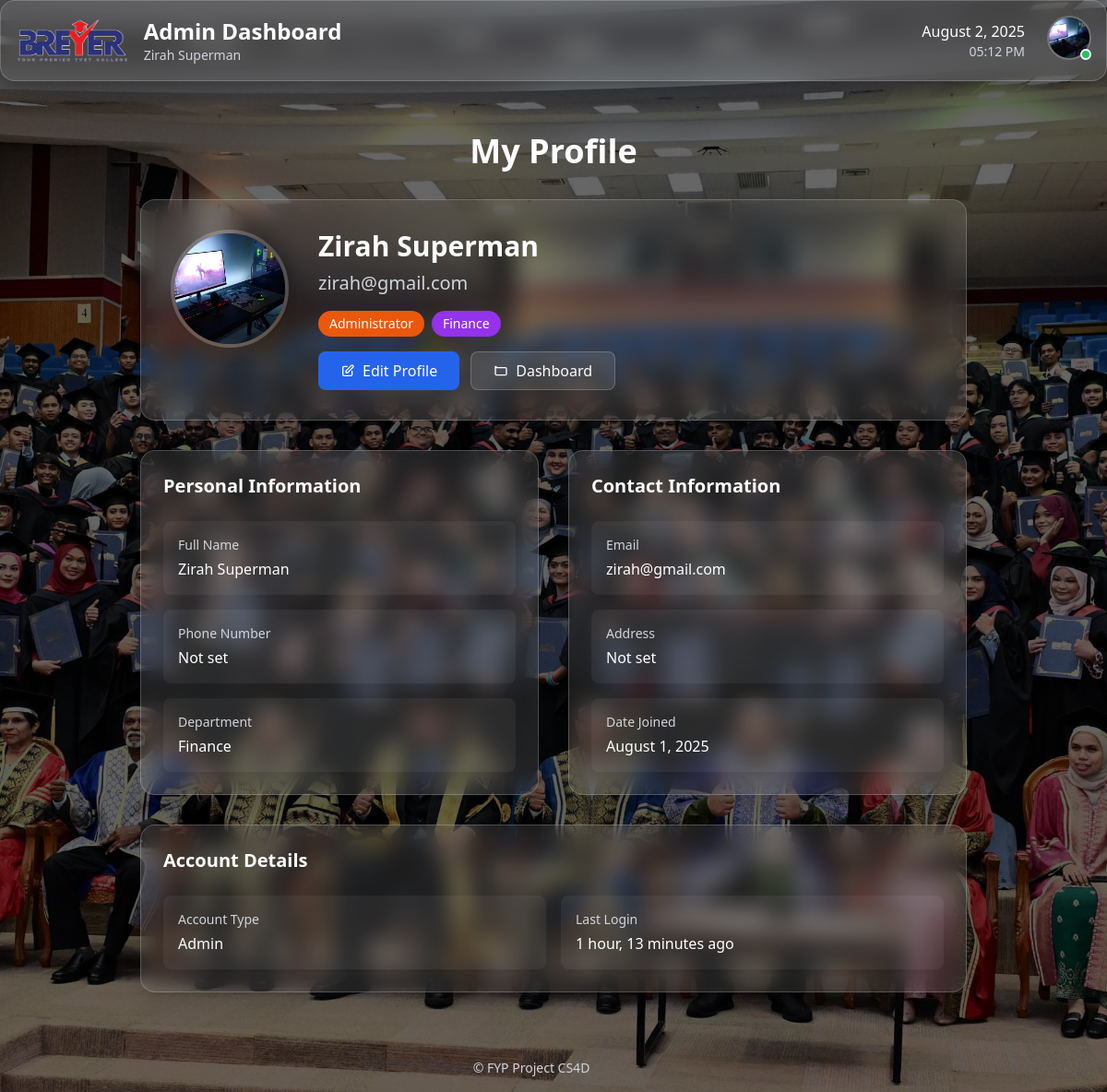
The page /dashboard/profile/ (signed in) on the database its author committed.
### accounts/models.py (models this page shows, shortened)
class CustomUser(AbstractBaseUser, PermissionsMixin):
    class Role(models.TextChoices):
        STUDENT = 'STUDENT', 'Student'
        LECTURER = 'LECTURER', 'Lecturer'
        ADMIN = 'ADMIN', 'Admin'
    email = models.EmailField(unique=True)
    identity_card_number = models.CharField(
        max_length=20, unique=True, verbose_name="IC/Identity Card No."
    )
    full_name = models.CharField(
        max_length=255, verbose_name="Full Name (as per IC)"
    )
    short_name = models.CharField(
        max_length=64, verbose_name="Short Name", blank=True,
        help_text="E.g. 'Ali', for display in tables/lists"
    )
    role = models.CharField(max_length=20, choices=Role.choices, default=Role.STUDENT)
    phone_number = models.CharField(max_length=20, blank=True, null=True)
    address = models.TextField(blank=True, null=True)
    department = models.ForeignKey(
        Department,
        null=True,
        blank=True,
        on_delete=models.SET_NULL,
        related_name='users'
    )
    profile_picture = models.ImageField(upload_to='profile_pics/', blank=True, null=True)
    is_staff = models.BooleanField(default=False)
    is_active = models.BooleanField(default=True)
    date_joined = models.DateTimeField(default=timezone.now, blank=True, null=True)
    USERNAME_FIELD = 'email'
    REQUIRED_FIELDS = ['identity_card_number', 'full_name', 'short_name']
    objects = CustomUserManager()
    def get_full_name(self):
        return self.full_name

### core/models.py (models this page shows)
class Department(models.Model):
    name = models.CharField(max_length=100, unique=True)
    def __str__(self):
        return self.name

### dashboard/views.py (the view)
# urls.py: path('profile/', profile_view, name='profile'),
@login_required
def profile_view(request):
    user = request.user
    context = {
        "profile_url_name": "dashboard:profile",
    }
    return render(request, "dashboard/profile.html", context)

### dashboard/templates/dashboard/profile.html
{% extends 'base.html' %}
{% block content %}
  {% include "partials/_topbar.html" %}
  <div class="max-w-7xl mx-auto px-2 md:px-4 py-6">
    {% if request.user.role == "ADMIN" %}
      {% include "dashboard/partials/admin_part/admin_profile_content.html" %}
    {% elif request.user.role == "LECTURER" %}
      {% include "dashboard/partials/lecutrer_part/lecturer_profile_content.html" %}
    {% elif request.user.role == "STUDENT" %}
      {% include "dashboard/partials/student_part/student_profile_content.html" %}
    {% endif %}
  </div>
{% endblock %}

### templates/partials/_topbar.html (shortened to what this page needs)
{% load static %}
{% block content %}
<div class="sticky top-0 z-[2147483647] bg-white/10 dark:bg-white/5 backdrop-blur-md rounded-2xl p-4 border border-white/20 dark:border-white/10 shadow-xl mb-8">
  <div class="flex justify-between items-center">
    <div class="flex items-center space-x-4">
      <img src="{% static 'images/breyer.jpg' %}" alt="Breyer Logo" class="h-12 w-auto">
      <div>
        <a href="{% url 'dashboard:main_dashboard' %}" class="text-2xl font-bold text-white hover:text-blue-400 transition">
          Admin Dashboard
        </a>
        <p class="text-gray-300 text-sm">{{ request.user.get_full_name|default:request.user.email }}</p>
      </div>
    </div>
    <div class="flex items-center space-x-6">
      <div class="text-right">
        <p class="text-white font-medium" id="current-date"></p>
        <p class="text-gray-300 text-sm" id="current-time"></p>
      </div>
      <div class="relative">
        <button id="profile-btn" onclick="toggleProfileMenu(event)" class="relative group focus:outline-none">
          {% if request.user.profile_picture %}
            <img src="{{ request.user.profile_picture.url }}" alt="Profile Picture"
                 class="w-12 h-12 rounded-full object-cover border-2 border-white/20 group-hover:border-blue-400 transition-colors">
          {% endif %}
          <div class="absolute bottom-0 right-0 w-3 h-3 bg-green-500 rounded-full border-2 border-white"></div>
        </button>
      </div>
    </div>
  </div>
</div>
{% endblock %}

### dashboard/templates/dashboard/partials/admin_part/admin_profile_content.html (shortened to what this page needs)
<div class="max-w-4xl mx-auto space-y-8">
  <div class="text-center mb-8">
    <h1 class="text-4xl font-bold text-white mb-2">My Profile</h1>
  </div>
  <div class="bg-white/10 backdrop-blur-md rounded-2xl p-8 border border-white/20 shadow-xl">
    <div class="flex flex-col md:flex-row items-center md:items-start space-y-6 md:space-y-0 md:space-x-8">
      <div class="flex-shrink-0">
        {% if request.user.profile_picture %}
          <img src="{{ request.user.profile_picture.url }}" alt="Profile Picture"
               class="w-32 h-32 rounded-full object-cover border-4 border-white/20 shadow-lg">
        {% endif %}
      </div>
      <div class="flex-grow text-center md:text-left">
        <h2 class="text-3xl font-bold text-white mb-2">
          {{ request.user.get_full_name|default:"No Name Set" }}
        </h2>
        <p class="text-xl text-gray-300 mb-4">{{ request.user.email }}</p>
        <div class="flex flex-wrap justify-center md:justify-start gap-2 mb-4">
          <span class="bg-orange-600 text-white px-3 py-1 rounded-full text-sm">Administrator</span>
          {% if request.user.department %}
            <span class="bg-purple-600 text-white px-3 py-1 rounded-full text-sm">{{ request.user.department }}</span>
          {% endif %}
        </div>
        <div class="flex flex-col sm:flex-row gap-3 justify-center md:justify-start">
          <a href="{% url 'dashboard:profile_update' %}"
             class="bg-blue-600 hover:bg-blue-700 text-white px-6 py-2 rounded-lg transition-colors flex items-center justify-center">
            <svg class="w-4 h-4 mr-2" fill="none" stroke="currentColor" viewBox="0 0 24 24">
              <path stroke-linecap="round" stroke-linejoin="round" stroke-width="2" d="M11 5H6a2 2 0 00-2 2v11a2 2 0 002 2h11a2 2 0 002-2v-5m-1.414-9.414a2 2 0 112.828 2.828L11.828 15H9v-2.828l8.586-8.586z"></path>
            </svg>
            Edit Profile
          </a>
          <a href="{% url 'dashboard:main_dashboard' %}"
             class="bg-white/10 hover:bg-white/20 text-white px-6 py-2 rounded-lg transition-colors border border-white/20 flex items-center justify-center">
            <svg class="w-4 h-4 mr-2" fill="none" stroke="currentColor" viewBox="0 0 24 24">
              <path stroke-linecap="round" stroke-linejoin="round" stroke-width="2" d="M3 7v10a2 2 0 002 2h14a2 2 0 002-2V9a2 2 0 00-2-2H5a2 2 0 00-2-2V7"></path>
            </svg>
            Dashboard
          </a>
        </div>
      </div>
    </div>
  </div>
  <div class="grid grid-cols-1 lg:grid-cols-2 gap-8">
    <div class="bg-white/10 backdrop-blur-md rounded-2xl p-6 border border-white/20 shadow-xl">
      <h3 class="text-xl font-semibold text-white mb-6">Personal Information</h3>
      <div class="space-y-4">
        <div class="bg-white/5 rounded-lg p-4">
          <h4 class="text-sm text-gray-300 mb-1">Full Name</h4>
          <p class="text-white">{{ request.user.get_full_name|default:"Not set" }}</p>
        </div>
        <div class="bg-white/5 rounded-lg p-4">
          <h4 class="text-sm text-gray-300 mb-1">Phone Number</h4>
          <p class="text-white">{{ request.user.phone_number|default:"Not set" }}</p>
        </div>
        <div class="bg-white/5 rounded-lg p-4">
          <h4 class="text-sm text-gray-300 mb-1">Department</h4>
          <p class="text-white">{{ request.user.department|default:"Not set" }}</p>
        </div>
      </div>
    </div>
    <div class="bg-white/10 backdrop-blur-md rounded-2xl p-6 border border-white/20 shadow-xl">
      <h3 class="text-xl font-semibold text-white mb-6">Contact Information</h3>
      <div class="space-y-4">
        <div class="bg-white/5 rounded-lg p-4">
          <h4 class="text-sm text-gray-300 mb-1">Email</h4>
          <p class="text-white">{{ request.user.email }}</p>
        </div>
        <div class="bg-white/5 rounded-lg p-4">
          <h4 class="text-sm text-gray-300 mb-1">Address</h4>
          <p class="text-white">{{ request.user.address|default:"Not set" }}</p>
        </div>
        <div class="bg-white/5 rounded-lg p-4">
          <h4 class="text-sm text-gray-300 mb-1">Date Joined</h4>
          <p class="text-white">{{ request.user.date_joined|date:"F j, Y" }}</p>
        </div>
      </div>
    </div>
  </div>
  <div class="bg-white/10 backdrop-blur-md rounded-2xl p-6 border border-white/20 shadow-xl">
    <h3 class="text-xl font-semibold text-white mb-6">Account Details</h3>
    <div class="grid grid-cols-1 sm:grid-cols-2 gap-4">
      <div class="bg-white/5 rounded-lg p-4">
        <h4 class="text-sm text-gray-300 mb-1">Account Type</h4>
        <p class="text-white">{{ request.user.get_role_display }}</p>
      </div>
      <div class="bg-white/5 rounded-lg p-4">
        <h4 class="text-sm text-gray-300 mb-1">Last Login</h4>
        <p class="text-white">{{ request.user.last_login|timesince }} ago</p>
      </div>
    </div>
  </div>
</div>

### rows shown on the page
CustomUser: user.get_full_name "Zirah Superman", user.profile_picture (picture), user.email "zirah@gmail.com", user.department "Finance", user.phone_number "Not set", user.address "Not set", user.date_joined "August 1, 2025", user.role "Admin", user.last_login "1 hour, 13 minutes"
